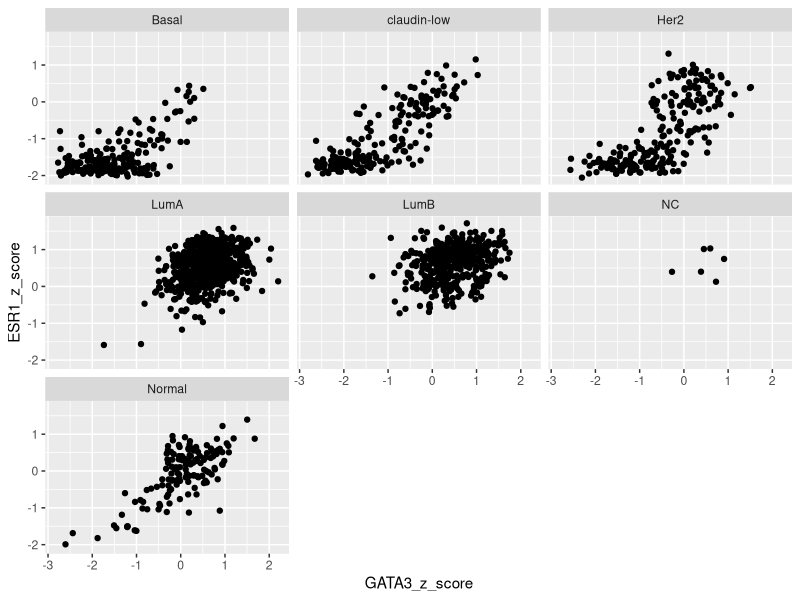
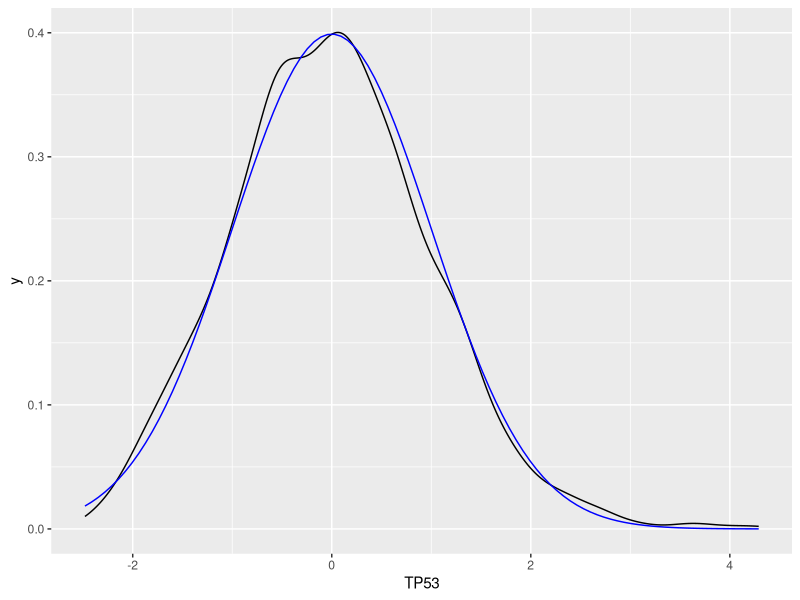

Write R code to recreate these figures, in order.
## ---- chunk 1
library(tidyverse)
metabric <- read_csv("metabric_clinical_and_expression_data.csv")
## ---- chunk 2
patients_of_interest <- filter(metabric, Chemotherapy == "NO", Radiotherapy == "NO", Survival_time / 12 > 20)
# alternative using separate steps
patients_of_interest <- metabric %>%
  filter(Chemotherapy == "NO") %>%
  filter(Radiotherapy == "NO") %>%
  mutate(Survival_time_years = Survival_time / 12) %>%
  filter(Survival_time_years > 20)
#
patients_of_interest
## ---- chunk 3
table(patients_of_interest$ER_status)
mean(patients_of_interest$ER_status == "Positive")
## ---- chunk 4
table(metabric$ER_status)
mean(metabric$ER_status == "Positive")
## ---- chunk 5
# hard-coded values - almost certainly a better way of doing this
contingency_table <- matrix(c(8, 445 - 8, 62, 1459 - 62), ncol = 2)
contingency_table
fisher.test(contingency_table)
#
# alternative using table() having created a categorical variable for our untreated, long-survival status
metabric <- mutate(metabric, untreated_long_survival = Chemotherapy == "NO" & Radiotherapy == "NO" & Survival_time / 12 > 20)
contingency_table <- table(metabric$untreated_long_survival, metabric$ER_status)
fisher.test(contingency_table)
#
# or can call fisher.test() using the categorical variables directly
fisher.test(metabric$untreated_long_survival, metabric$ER_status)
## ---- chunk 6
metabric %>%
  mutate(Survival_time_years = Survival_time / 12) %>%
  mutate(Age = Age_at_diagnosis + Survival_time_years) %>%
  mutate(Proportion_of_life_since_diagnosis = Survival_time_years / Age) %>%
  select(Patient_ID, Age, Age_at_diagnosis, Survival_time_years, Proportion_of_life_since_diagnosis) %>%
  arrange(desc(Proportion_of_life_since_diagnosis)) %>%
  mutate_if(is.numeric, round, digits = 2)
## ---- chunk 7
metabric_z_scores <- mutate(metabric, ESR1_z_score = (ESR1 - mean(ESR1)) / sd(ESR1))
## ---- chunk 8
summarise(metabric_z_scores, mean = mean(ESR1_z_score), sd = sd(ESR1_z_score))
## ---- chunk 9
metabric_z_scores <- mutate(metabric_z_scores, GATA3_z_score = (GATA3 - mean(GATA3)) / sd(GATA3))
ggplot(data = metabric_z_scores) +
  geom_point(mapping = aes(x = GATA3_z_score, y = ESR1_z_score)) +
  facet_wrap(vars(PAM50))
## ---- chunk 10
metabric_z_scores <- metabric %>%
  mutate_at(vars(ESR1:MLPH), ~ (. - mean(.)) / sd(.)) %>%
  mutate_at(vars(ESR1:MLPH), signif, digits = 3)
metabric_z_scores %>%
  select(Patient_ID, ESR1:MLPH)
## ---- chunk 11
summarize_at(metabric_z_scores, vars(ESR1:PGR), list(mean = mean, sd = sd))
## ---- chunk 12
ggplot(data = metabric_z_scores) +
  geom_density(mapping = aes(x = TP53)) +
  stat_function(fun = dnorm, colour = "blue")
## ---- chunk 13
starwars <- starwars %>%
  mutate(height = height / 100) %>%
  mutate(BMI = mass / height ^ 2)
## ---- chunk 14
starwars %>%
  filter(species == "Human") %>%
  filter(BMI > 25) %>%
  arrange(desc(BMI)) %>%
  select(name, height, mass, BMI)
